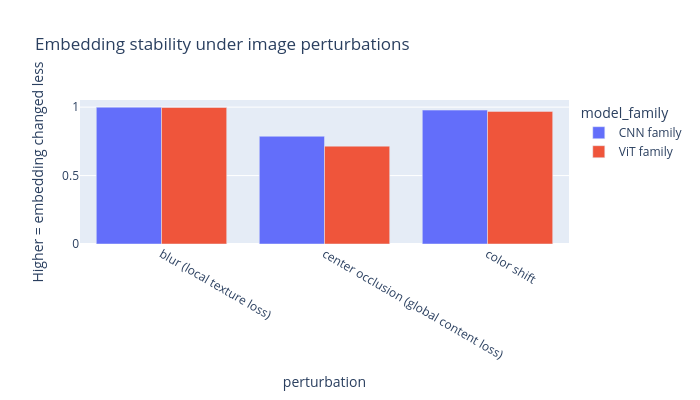

Notebook cell for this chart:
### Code cell
fig = px.bar(
    perturb_long,
    x="perturbation",
    y="mean_cosine_similarity",
    color="model_family",
    barmode="group",
    title="Embedding stability under image perturbations",
    height=400, width=700,
)
fig.update_layout(yaxis_title="Higher = embedding changed less")
fig.show()

### Figure 1 — Plotly figure (JSON) as saved in the notebook; plotly's stock layout.template omitted (floating-point values rounded to 4 significant figures)
{"data": [{"alignmentgroup": "True", "hovertemplate": "model_family=CNN family<br>perturbation=%{x}<br>mean_cosine_similarity=%{y}<extra></extra>", "legendgroup": "CNN family", "marker": {"color": "#636efa", "pattern": {"shape": ""}}, "name": "CNN family", "offsetgroup": "CNN family", "orientation": "v", "showlegend": true, "textposition": "auto", "type": "bar", "x": ["blur (local texture loss)", "center occlusion (global content loss)", "color shift"], "xaxis": "x", "y": [0.9996, 0.7875, 0.9785], "yaxis": "y"}, {"alignmentgroup": "True", "hovertemplate": "model_family=ViT family<br>perturbation=%{x}<br>mean_cosine_similarity=%{y}<extra></extra>", "legendgroup": "ViT family", "marker": {"color": "#EF553B", "pattern": {"shape": ""}}, "name": "ViT family", "offsetgroup": "ViT family", "orientation": "v", "showlegend": true, "textposition": "auto", "type": "bar", "x": ["blur (local texture loss)", "center occlusion (global content loss)", "color shift"], "xaxis": "x", "y": [0.9974, 0.715, 0.9691], "yaxis": "y"}], "layout": {"barmode": "group", "height": 400, "legend": {"title": {"text": "model_family"}, "tracegroupgap": 0}, "title": {"text": "Embedding stability under image perturbations"}, "width": 700, "xaxis": {"anchor": "y", "domain": [0, 1], "title": {"text": "perturbation"}}, "yaxis": {"anchor": "x", "domain": [0, 1], "title": {"text": "Higher = embedding changed less"}}}}
